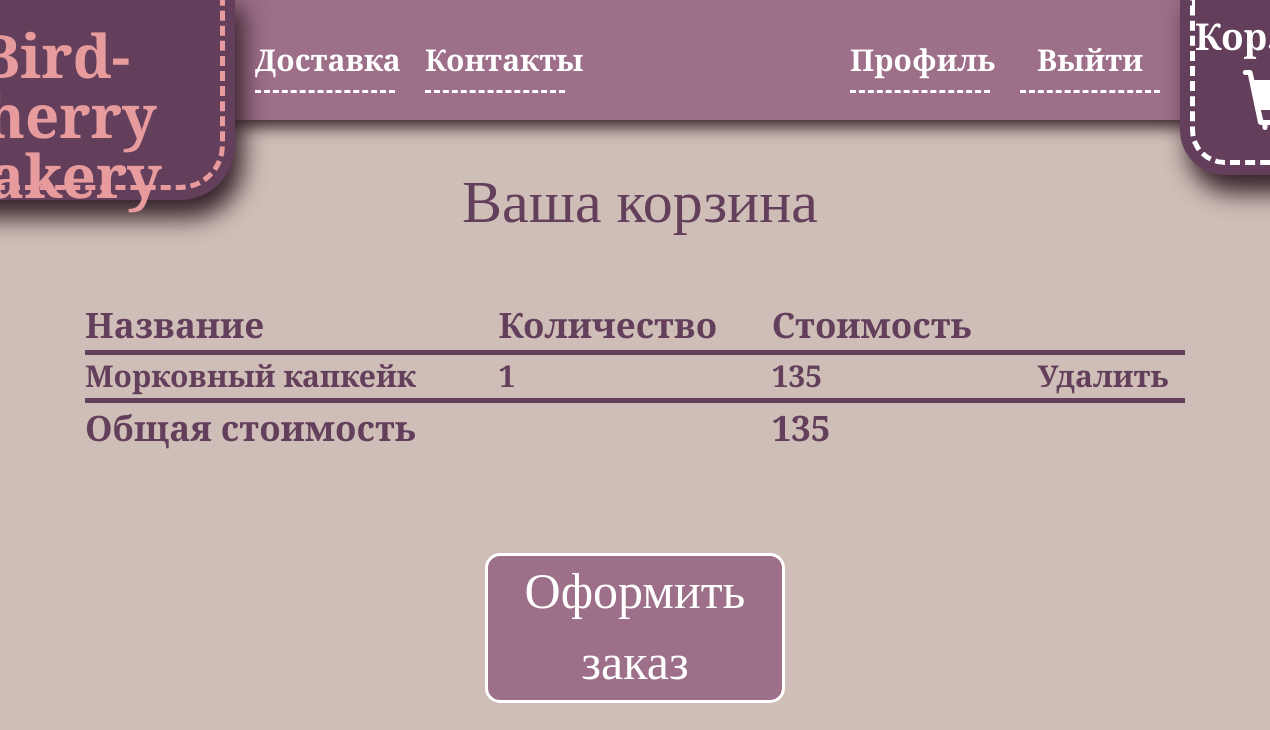
The app's page /cart/ (signed in) with its own data.
### shop/models.py (models this page shows, shortened)
class ProductCart(models.Model):
	cart = models.ForeignKey('Cart')	#по умолчанию привязывается по первичному ключу (id)
	product = models.ForeignKey('Product')
	quantity = models.PositiveIntegerField(default=0)
	total_price = models.PositiveIntegerField(default=0)

class Product(models.Model):
	name = models.CharField(max_length=50)
	category = models.ForeignKey('Category', to_field='name')
	description = models.TextField(default='')
	photo = models.URLField()
	price = models.PositiveIntegerField()
	quantity_on_stock = models.PositiveIntegerField()

class Cart(models.Model):
	def generate_token():
		token = ''.join(random.choice(string.ascii_uppercase + string.ascii_lowercase + string.digits)
			for x in range(40))
		return token
	user = models.ForeignKey('auth.User', null=True)
	token = models.CharField(max_length=40, default=generate_token)
	total_price = models.PositiveIntegerField(default=0)
	date_added = models.DateTimeField(default=timezone.now)

### shop/views.py (the view)
# urls.py: url(r'^cart/$', views.cart, name='cart'),
def cart(request):
	cart = get_cart(request)
	product_cart_list = ProductCart.objects.filter(cart=cart)
	return render(request, 'shop/cart.html', {'cart': cart, 'product_cart_list': product_cart_list})

### shop/views.py (called while the page is built)
def get_cart(request):
	if request.user.is_authenticated():
		if Cart.objects.filter(user=request.user).exists():
			return Cart.objects.filter(user=request.user).latest('date_added')
		return Cart.objects.create(user=request.user)
	if 'token' in request.session:
		return Cart.objects.filter(token=request.session['token']).latest('date_added')
	cart = Cart.objects.create(user=None)
	request.session['token'] = cart.token
	return cart

### shop/templates/shop/cart.html
{% extends 'shop/base_menu.html' %}
{% block content %}
	<div class="page_header">Ваша корзина</div>
	<table class="cart_table">
		<thead><tr>
	        <th>Название</th>
	        <th>Количество</th>
	        <th>Стоимость</th>
	    </tr></thead>
	    <tbody>
		    {% for product_cart in product_cart_list %}
		    	<tr>
		    		<th>{{ product_cart.product.name }}</th>
		    		<th>{{ product_cart.quantity }}</th>
		    		<th>{{ product_cart.total_price }}</th>
		    		<th><a href="{% url 'del_product' product_cart.id %}">
		    			<div class="delete_btn">Удалить</div>
		    		</a></th>
		    	</tr>
		    {% endfor %}
		    <tr>
		    	<th>Общая стоимость</th>
		    	<th></th>
		    	<th>{{ cart.total_price }}</th>
		    	<th></th>
		    </tr>
	    </tbody>
	</table>
	<a href="{% url 'pay_cart' %}"><div class="checkout_btn">
		Оформить заказ
	</div></a>
{% endblock %}

### shop/static/css/shop.css (style rules this page uses)
body { background-color: #FAEFEB; }
a { color: #FFFFFF; }
.page_header { position: fixed; margin-left: 340px; margin-top: 160px; width: 650px; text-align: center; color: #633f5b; font-size: 60px; font-family: 'Cormorant Infant', serif; font-weight: medium; }
.cart_table { margin: auto; margin-top: 300px; width: 1100px; text-align: center; color: #633f5b; font-size: 30px; font-family: 'Cormorant Infant', serif; }
.cart_table thead { font-size: 35px; border-bottom: 5px solid #633f5b; }
.cart_table tbody tr:last-child { font-size: 35px; border-top: 5px solid #633f5b; }
.delete_btn { text-align: center; color: #633f5b; font-family: 'Cormorant Infant', serif; font-size: 30px; }
.checkout_btn { margin: auto; margin-top: 100px; width: 300px; height: 150px; background-color: #9d6f89; border: 3px solid #FFFFFF; border-radius: 15px; text-align: center; color: #FFFFFF; font-family: 'Cormorant Infant', serif; font-size: 50px; }

### records on screen
ProductCart: product.name "Морковный капкейк", quantity "1", total_price "135"
Cart: total_price "135"
